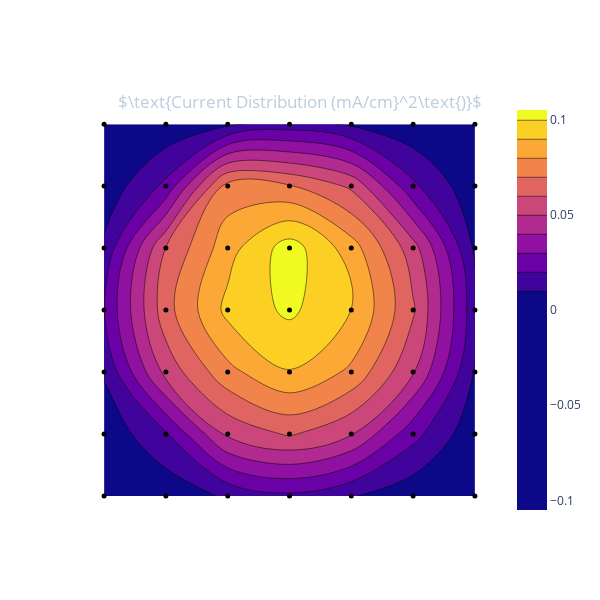

Notebook cell for this chart:
### Markdown cell above
### Run following cell to add data to list of dictionaries

### Code cell
currents = data.readCurrents()
# apl.plotI(currents)
data.append(
    pressure = 1.4e-4,
    Vbias = 162,
    Ibias = -.08,
    Varc = 77.7,
    Iarc = 4.38,
    Vext = 120,
    Iext = 200.0,
    Ibase = 9.58,
    currents = currents,
    note = 'Increasing Vext only.'
)
data.plotI()

### Figure 1 — Plotly figure (JSON) as saved in the notebook; plotly's stock layout.template omitted (floating-point values rounded to 4 significant figures)
{"data": [{"ncontours": 20, "type": "contour", "z": [[0.00138, 0.002857, 0.01173, 0.01791, 0.01085, 0.00307, 0.0008615], [0.002753, 0.01887, 0.05218, 0.06135, 0.05081, 0.02346, 0.002795], [0.01106, 0.0535, 0.07705, 0.08951, 0.07803, 0.05092, 0.009101], [0.02022, 0.06621, 0.09286, 0.1019, 0.09064, 0.06145, 0.01366], [0.01219, 0.06035, 0.08595, 0.105, 0.08484, 0.05433, 0.008277], [0.002976, 0.02244, 0.07432, 0.07093, 0.05812, 0.02202, 0.002433], [0.0008443, 0.002388, 0.008208, 0.01473, 0.00845, 0.002389, 0.0006825]], "zmid": 0}, {"marker": {"color": "rgb(0, 0, 0)", "size": 5}, "mode": "markers", "type": "scatter", "x": [0, 1, 2, 3, 4, 5, 6, 0, 1, 2, 3, 4, 5, 6, 0, 1, 2, 3, 4, 5, 6, 0, 1, 2, 3, 4, 5, 6, 0, 1, 2, 3, 4, 5, 6, 0, 1, 2, 3, 4, 5, 6, 0, 1, 2, 3, 4, 5, 6], "y": [0, 0, 0, 0, 0, 0, 0, 1, 1, 1, 1, 1, 1, 1, 2, 2, 2, 2, 2, 2, 2, 3, 3, 3, 3, 3, 3, 3, 4, 4, 4, 4, 4, 4, 4, 5, 5, 5, 5, 5, 5, 5, 6, 6, 6, 6, 6, 6, 6]}], "layout": {"height": 600, "paper_bgcolor": "rgba(0,0,0,0)", "plot_bgcolor": "rgba(0,0,0,0)", "title": {"font": {"color": "#BCCCDC"}, "text": "$\\text{Current Distribution (mA/cm}^2\\text{)}$", "x": 0.5, "xanchor": "center", "y": 0.84, "yanchor": "top"}, "width": 600, "xaxis": {"showgrid": false, "showticklabels": false, "tickmode": "linear"}, "yaxis": {"showgrid": false, "showticklabels": false}}}
